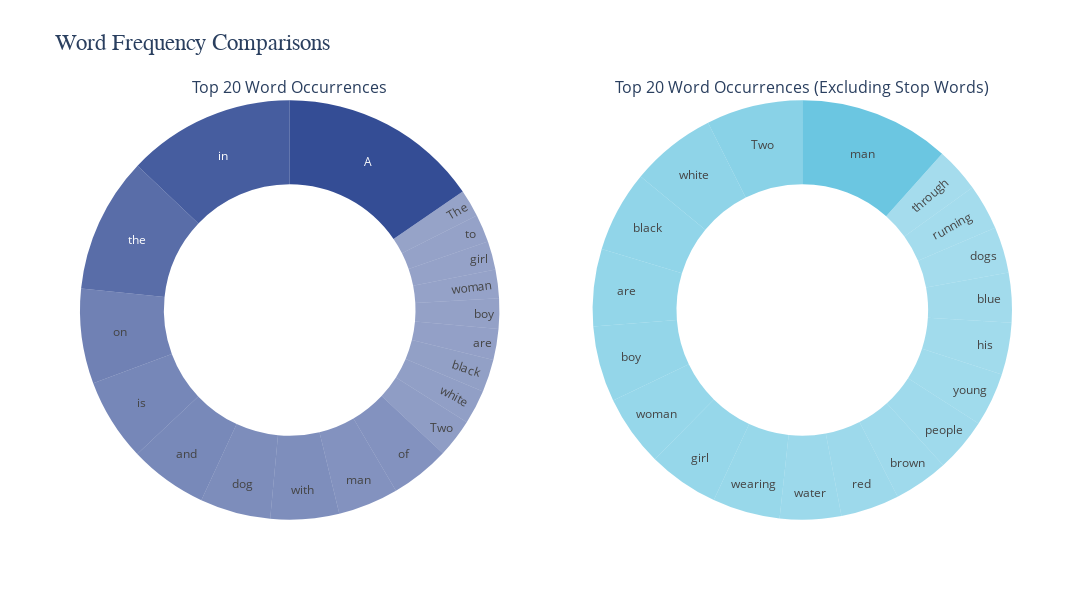

This figure's notebook cell:
### Code cell
def word_occurrences_combined(word_freq, word_freq2):
    # Extract data for both word frequency dictionaries
    data = [
        (list(word_freq.keys())[1:20], list(word_freq.values())[1:20], 'Top 20 Word Occurrences', 'rgba(30, 58, 138, {})'),
        (list(word_freq2.keys())[1:20], list(word_freq2.values())[1:20], 'Top 20 Word Occurrences (Excluding Stop Words)', 'rgba(91, 192, 222, {})')
    ]

    # Create a subplot figure
    fig = make_subplots(rows=1, cols=2, subplot_titles=[d[2] for d in data], specs=[[{'type': 'domain'}, {'type': 'domain'}]])

    # Add pie charts for both datasets
    for i, (words, values, _, color_template) in enumerate(data):
        normalized_values = np.array(values) / np.max(values)
        colors = ['rgba' + color_template.format(0.4 + 0.5 * value) for value in normalized_values]
        fig.add_trace(go.Pie(labels=words, values=values, hole=.6, marker=dict(colors=colors), textinfo='label'), row=1, col=i + 1)

    # Update and show the layout
    fig.update_layout(title="Word Frequency Comparisons", title_font=dict(size=23, family='Balto'), showlegend=False, height=600, width=1200)
    fig.show()

print("Total number of words:", len(word_freq))
word_freq2 = {k: v for k, v in word_freq.items() if k.lower() not in ['a', 'is', 'an', 'to', 'at', 'the', 'on', 'in', 'of', 'and', 'with']}
word_occurrences_combined(word_freq, word_freq2)

### Figure 1 — Plotly figure (JSON) as saved in the notebook; plotly's stock layout.template omitted (floating-point values rounded to 4 significant figures)
{"data": [{"domain": {"x": [0, 0.45], "y": [0, 1]}, "hole": 0.6, "labels": ["A", "in", "the", "on", "is", "and", "dog", "with", "man", "of", "Two", "white", "black", "are", "boy", "woman", "girl", "to", "The"], "marker": {"colors": ["rgbargba(30, 58, 138, 0.9)", "rgbargba(30, 58, 138, 0.8182953191864826)", "rgbargba(30, 58, 138, 0.7381347333127455)", "rgbargba(30, 58, 138, 0.6367097542683195)", "rgbargba(30, 58, 138, 0.6061366744606698)", "rgbargba(30, 58, 138, 0.5952397758856488)", "rgbargba(30, 58, 138, 0.5761150571315128)", "rgbargba(30, 58, 138, 0.5711739533242158)", "rgbargba(30, 58, 138, 0.5506595491242776)", "rgbargba(30, 58, 138, 0.5480566462257908)", "rgbargba(30, 58, 138, 0.4962853487448714)", "rgbargba(30, 58, 138, 0.48549874266554904)", "rgbargba(30, 58, 138, 0.4815282128203997)", "rgbargba(30, 58, 138, 0.47729298098557377)", "rgbargba(30, 58, 138, 0.47592535403891123)", "rgbargba(30, 58, 138, 0.47122689372215115)", "rgbargba(30, 58, 138, 0.4709842502316143)", "rgbargba(30, 58, 138, 0.46999161777032694)", "rgbargba(30, 58, 138, 0.4681387038425906)"]}, "textinfo": "label", "type": "pie", "values": [22667, 18963, 15329, 10731, 9345, 8851, 7984, 7760, 6830, 6712, 4365, 3876, 3696, 3504, 3442, 3229, 3218, 3173, 3089]}, {"domain": {"x": [0.55, 1], "y": [0, 1]}, "hole": 0.6, "labels": ["man", "Two", "white", "black", "are", "boy", "woman", "girl", "wearing", "water", "red", "brown", "people", "young", "his", "blue", "dogs", "running", "through"], "marker": {"colors": ["rgbargba(91, 192, 222, 0.9)", "rgbargba(91, 192, 222, 0.7195461200585651)", "rgbargba(91, 192, 222, 0.6837481698389458)", "rgbargba(91, 192, 222, 0.670571010248902)", "rgbargba(91, 192, 222, 0.656515373352855)", "rgbargba(91, 192, 222, 0.6519765739385066)", "rgbargba(91, 192, 222, 0.6363836017569546)", "rgbargba(91, 192, 222, 0.6355783308931187)", "rgbargba(91, 192, 222, 0.6240849194729137)", "rgbargba(91, 192, 222, 0.6033674963396779)", "rgbargba(91, 192, 222, 0.5947291361639825)", "rgbargba(91, 192, 222, 0.581185944363104)", "rgbargba(91, 192, 222, 0.5793557833089312)", "rgbargba(91, 192, 222, 0.5780380673499268)", "rgbargba(91, 192, 222, 0.5725475841874085)", "rgbargba(91, 192, 222, 0.5653733528550513)", "rgbargba(91, 192, 222, 0.552489019033675)", "rgbargba(91, 192, 222, 0.551683748169839)", "rgbargba(91, 192, 222, 0.5487554904831625)"]}, "textinfo": "label", "type": "pie", "values": [6830, 4365, 3876, 3696, 3504, 3442, 3229, 3218, 3061, 2778, 2660, 2475, 2450, 2432, 2357, 2259, 2083, 2072, 2032]}], "layout": {"annotations": [{"font": {"size": 16}, "showarrow": false, "text": "Top 20 Word Occurrences", "x": 0.225, "xanchor": "center", "xref": "paper", "y": 1, "yanchor": "bottom", "yref": "paper"}, {"font": {"size": 16}, "showarrow": false, "text": "Top 20 Word Occurrences (Excluding Stop Words)", "x": 0.775, "xanchor": "center", "xref": "paper", "y": 1, "yanchor": "bottom", "yref": "paper"}], "height": 600, "showlegend": false, "title": {"font": {"family": "Balto", "size": 23}, "text": "Word Frequency Comparisons"}, "width": 1200}}
